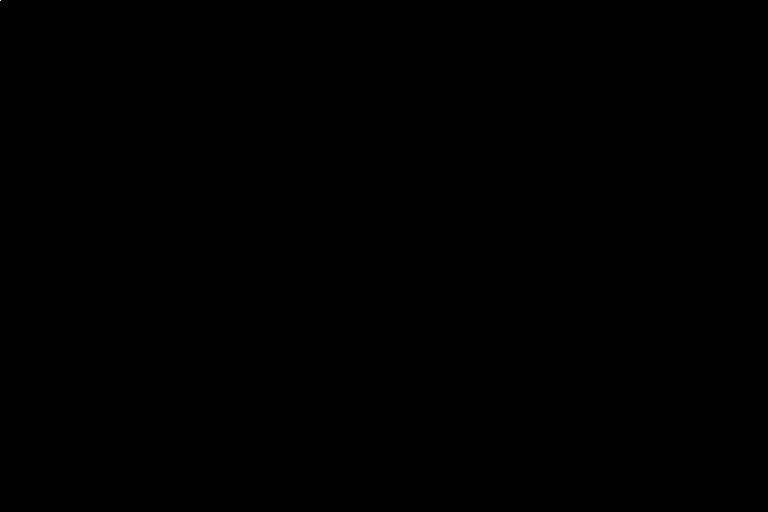
Frame 1 (no input)
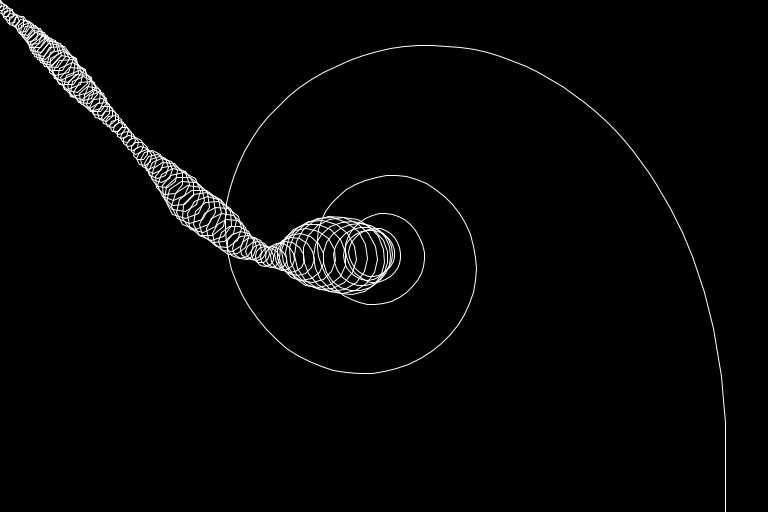
Frame 60 (the mouse pressed at the canvas centre just before this capture)
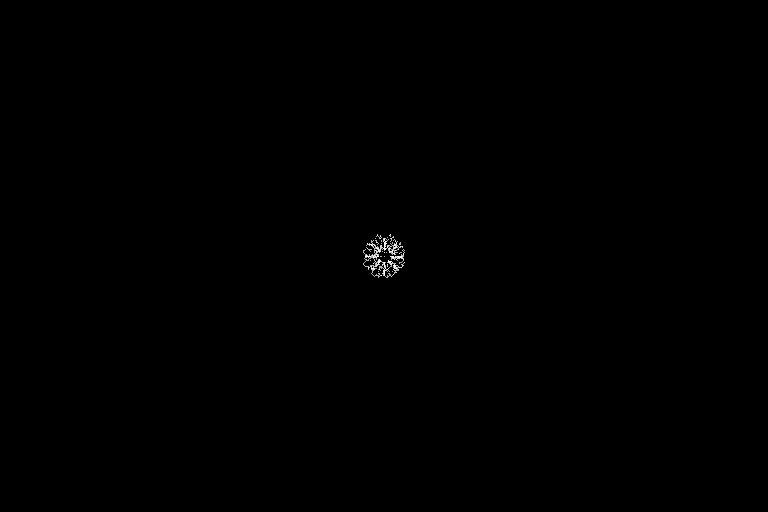
Frame 120 (the mouse held since frame 60 and released just before this capture)

The Processing sketch that drew these frames (run headless with seeded random() and noise(); from frame 60 on, the mouse is pressed at the canvas centre):

// Processing sketch: processing_117250
// ── processing_117250.pde

//Dedicated to my Dad.
float mdp, k, emdp, t = 0;
boolean mau, wmau;
void setup() {
  size(768, 512);
  stroke(255);
  strokeWeight(1);
  smooth();
  colorMode(HSB);
  mau = true;
}
void draw() {
    if(mousePressed) { if(!wmau) mau = !mau; wmau = true; t = 0; } else wmau = false;
    if(keyPressed&&mau) frameRate(9); else frameRate(60);
  background(0);
  for(int i = 0; i < 1; i++)
    recu(mouseX-width/2, mouseY-height/2, 700+i, mouseX-width/2, mouseY-height/2);
  t++;
  k = 10+sin(t/300+emdp/30)*5;
  mdp = dist(mouseX, mouseY, pmouseX, pmouseY);
  emdp += mdp;
  emdp /= 1.1;
}
//It's all one line :P
void recu(int x, int y, float id, float px, float py) {
  if(!mau) point(x+width/2, y+height/2); else
  line(x+width/2, y+height/2, px+width/2, py+height/2);
  float r = 0; if(mau) r = id*id*sin(t/50000); else r = id;
  int nx = int(x+k*sin(r)*mix(1, 4*sin((id+t/10)/30), 0.1));
  int ny = int(y+k*cos(r)*mix(1, 4*sin((id+t/10)/30), 0.1));
    if(id>0) recu(nx, ny, id-0.7, x, y);
}
float mix(float x, float y, float a) { return x*(1-a)+y*a; }
